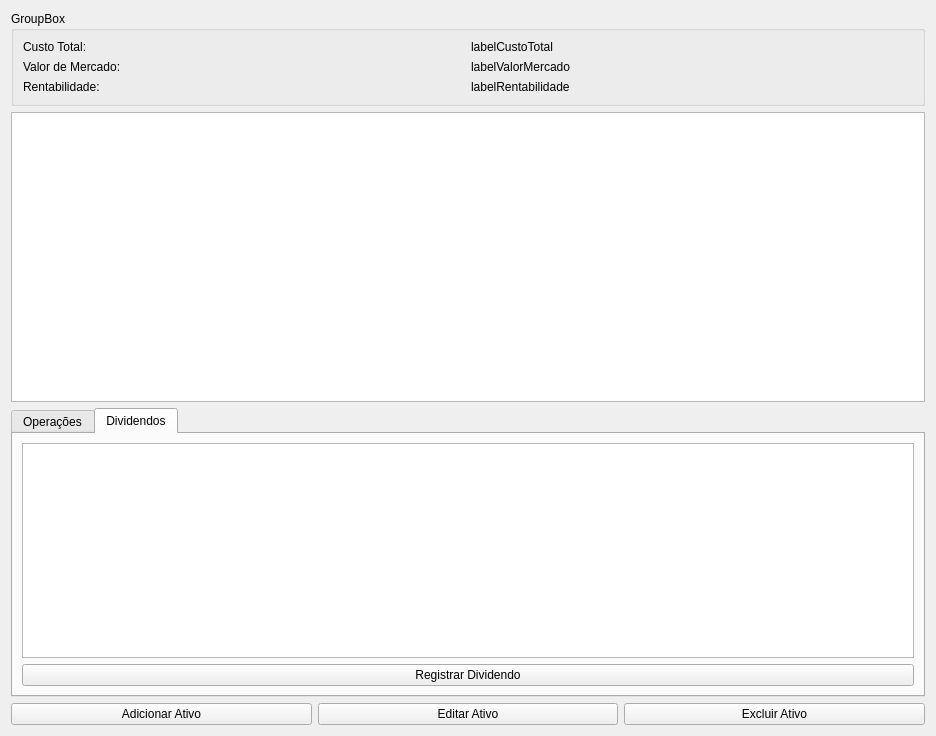
<?xml version="1.0" encoding="UTF-8"?>
<ui version="4.0">
 <class>pageInvestimentos</class>
 <widget class="QWidget" name="pageInvestimentos">
  <property name="geometry">
   <rect>
    <x>0</x>
    <y>0</y>
    <width>936</width>
    <height>736</height>
   </rect>
  </property>
  <property name="windowTitle">
   <string>pageInvestimentos</string>
  </property>
  <layout class="QHBoxLayout" name="horizontalLayout_3">
   <item>
    <layout class="QVBoxLayout" name="verticalLayout">
     <item>
      <widget class="QGroupBox" name="groupBox">
       <property name="title">
        <string>GroupBox</string>
       </property>
       <layout class="QHBoxLayout" name="horizontalLayout_2">
        <item>
         <layout class="QGridLayout" name="gridLayout">
          <item row="1" column="1">
           <widget class="QLabel" name="labelValorMercado">
            <property name="text">
             <string>labelValorMercado</string>
            </property>
           </widget>
          </item>
          <item row="0" column="0">
           <widget class="QLabel" name="label_2">
            <property name="text">
             <string>Custo Total:</string>
            </property>
           </widget>
          </item>
          <item row="1" column="0">
           <widget class="QLabel" name="label_4">
            <property name="text">
             <string>Valor de Mercado:</string>
            </property>
           </widget>
          </item>
          <item row="0" column="1">
           <widget class="QLabel" name="labelCustoTotal">
            <property name="text">
             <string>labelCustoTotal</string>
            </property>
           </widget>
          </item>
          <item row="2" column="0">
           <widget class="QLabel" name="label_6">
            <property name="text">
             <string>Rentabilidade:</string>
            </property>
           </widget>
          </item>
          <item row="2" column="1">
           <widget class="QLabel" name="labelRentabilidade">
            <property name="text">
             <string>labelRentabilidade</string>
            </property>
           </widget>
          </item>
         </layout>
        </item>
       </layout>
      </widget>
     </item>
     <item>
      <widget class="QTableWidget" name="tableWidgetAtivos"/>
     </item>
     <item>
      <widget class="QTabWidget" name="tabWidget">
       <property name="currentIndex">
        <number>1</number>
       </property>
       <widget class="QWidget" name="tab">
        <attribute name="title">
         <string>Operações</string>
        </attribute>
        <layout class="QVBoxLayout" name="verticalLayout_2">
         <item>
          <widget class="QLabel" name="label">
           <property name="text">
            <string>Histórico de Operações do Ativo Selecionado:</string>
           </property>
           <property name="alignment">
            <set>Qt::AlignmentFlag::AlignCenter</set>
           </property>
          </widget>
         </item>
         <item>
          <widget class="QTableWidget" name="tableWidgetOperacoes"/>
         </item>
         <item>
          <widget class="QPushButton" name="buttonRegistrarOperacao">
           <property name="text">
            <string>Registrar Operação</string>
           </property>
          </widget>
         </item>
        </layout>
       </widget>
       <widget class="QWidget" name="tab_2">
        <attribute name="title">
         <string>Dividendos</string>
        </attribute>
        <layout class="QVBoxLayout" name="verticalLayout_3">
         <item>
          <widget class="QTableWidget" name="tableWidgetDividendos"/>
         </item>
         <item>
          <widget class="QPushButton" name="buttonRegistrarDividendo">
           <property name="text">
            <string>Registrar Dividendo</string>
           </property>
          </widget>
         </item>
        </layout>
       </widget>
      </widget>
     </item>
     <item>
      <layout class="QHBoxLayout" name="horizontalLayout">
       <item>
        <widget class="QPushButton" name="buttonAdicionarAtivo">
         <property name="text">
          <string>Adicionar Ativo</string>
         </property>
        </widget>
       </item>
       <item>
        <widget class="QPushButton" name="buttonEditarAtivo">
         <property name="text">
          <string>Editar Ativo</string>
         </property>
        </widget>
       </item>
       <item>
        <widget class="QPushButton" name="buttonExcluirAtivo">
         <property name="text">
          <string>Excluir Ativo</string>
         </property>
        </widget>
       </item>
      </layout>
     </item>
    </layout>
   </item>
  </layout>
 </widget>
 <resources/>
 <connections/>
</ui>
